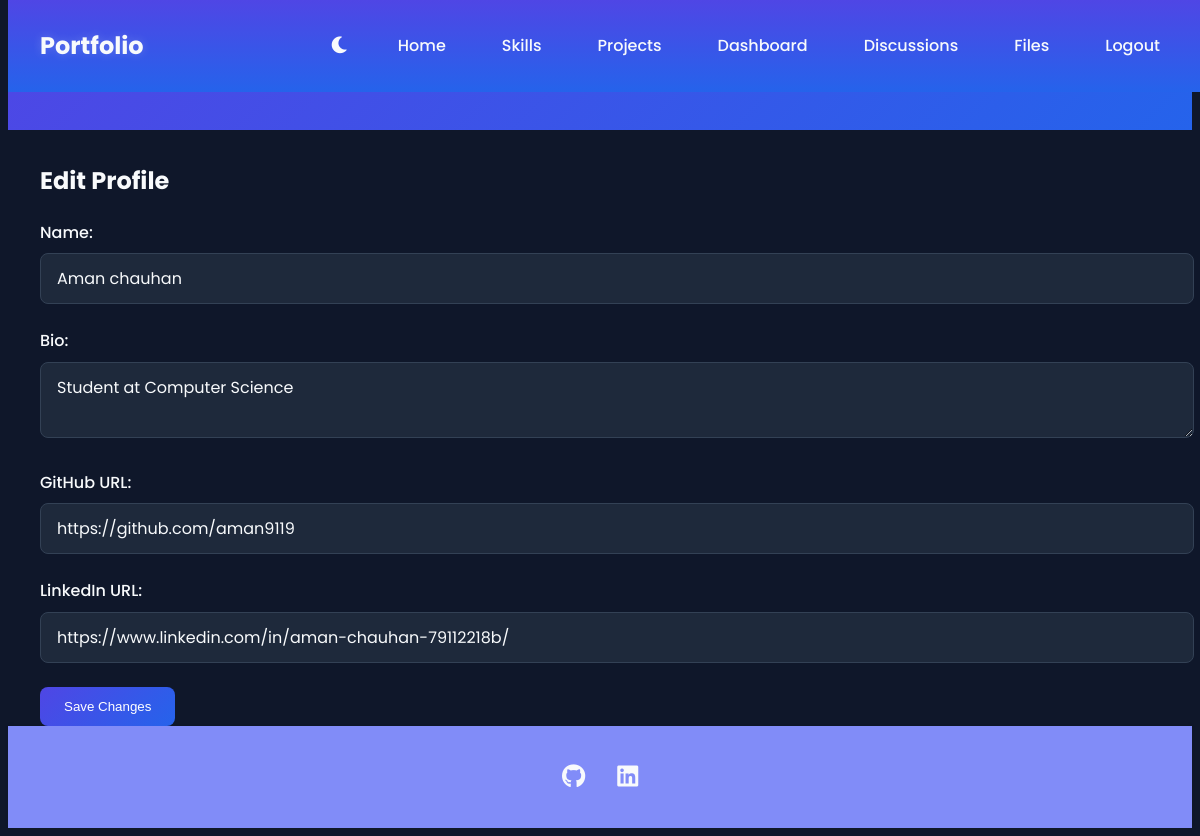
The page /edit_profile (signed in) on the database its author committed.
### app.py (models this page shows)
class Student(UserMixin, db.Model):
    id = db.Column(db.Integer, primary_key=True)
    username = db.Column(db.String(80), unique=True, nullable=False)
    password_hash = db.Column(db.String(120), nullable=False)
    name = db.Column(db.String(100), nullable=False)
    email = db.Column(db.String(120), unique=True, nullable=False)
    bio = db.Column(db.Text)
    profile_image = db.Column(db.String(200))
    resume_url = db.Column(db.String(200))
    github_url = db.Column(db.String(200))
    linkedin_url = db.Column(db.String(200))
    skills = db.relationship('Skill', backref='student', lazy=True)
    projects = db.relationship('Project', backref='student', lazy=True)
    certificates = db.relationship('Certificate', backref='student', lazy=True)
    education = db.relationship('Education', backref='student', lazy=True)
    discussions = db.relationship('Discussion', backref='author', lazy=True)
    comments = db.relationship('Comment', backref='author', lazy=True)
    shared_files = db.relationship('SharedFile', backref='author', lazy=True)

### app.py (the view, shortened to what this page needs)
@app.route('/edit_profile', methods=['GET', 'POST'])
@login_required
def edit_profile():
    return render_template('edit_profile.html')

### app.py (called while the page is built)
@login_manager.user_loader
def load_user(user_id):
    return Student.query.get(int(user_id))

### templates/edit_profile.html
{% extends "base.html" %}
{% block content %}
<div class="container">
    <h2>Edit Profile</h2>
    <form method="POST" action="{{ url_for('edit_profile') }}" class="edit-form">
        <div class="form-group">
            <label for="name">Name:</label>
            <input type="text" id="name" name="name" value="{{ current_user.name }}" required>
        </div>
        <div class="form-group">
            <label for="bio">Bio:</label>
            <textarea id="bio" name="bio">{{ current_user.bio }}</textarea>
        </div>
        <div class="form-group">
            <label for="github_url">GitHub URL:</label>
            <input type="url" id="github_url" name="github_url" value="{{ current_user.github_url }}">
        </div>
        <div class="form-group">
            <label for="linkedin_url">LinkedIn URL:</label>
            <input type="url" id="linkedin_url" name="linkedin_url" value="{{ current_user.linkedin_url }}">
        </div>
        <button type="submit" class="btn">Save Changes</button>
    </form>
</div>
{% endblock %}

### templates/base.html (style rules this page uses)
:root[data-theme="dark"] { --primary-color: #818cf8; --secondary-color: #6366f1; --accent-color: #4f46e5; --background-color: #0f172a; --card-bg: #1e293b; --text-color: #f8fafc; --text-muted: #cbd5e1; --border-color: #334155; --gradient-start: #4f46e5; --gradient-end: #2563eb; --hover-color: #6366f1; --shadow-color: rgba(0, 0, 0, 0.3); }
body { font-family: 'Poppins', sans-serif; line-height: 1.6; color: var(--text-color); background-color: var(--background-color); transition: all 0.3s ease; }
.container { max-width: 1400px; margin: 0 auto; padding: 0 2rem; }
.btn { display: inline-block; padding: 0.75rem 1.5rem; background: var(--primary-color); color: white; text-decoration: none; border-radius: 0.5rem; font-weight: 500; transition: all 0.3s ease; border: none; cursor: pointer; background: linear-gradient(135deg, var(--gradient-start), var(--gradient-end)); }
.form-group { margin-bottom: 1.5rem; }
.form-group label { display: block; margin-bottom: 0.5rem; font-weight: 500; color: var(--text-color); }
.form-group input, .form-group textarea, .form-group select { width: 100%; padding: 0.75rem 1rem; border: 1px solid var(--accent-color); border-radius: 0.5rem; font-size: 1rem; font-family: inherit; transition: border-color 0.3s ease; background-color: var(--secondary-color); color: var(--text-color); background-color: var(--card-bg); border: 1px solid var(--border-color); }

### rows shown on the page
Student: name "Aman chauhan", bio "Student at Computer Science", github_url "https://github.com/aman9119", linkedin_url "https://www.linkedin.com/in/aman-chauhan-79112218b/"
